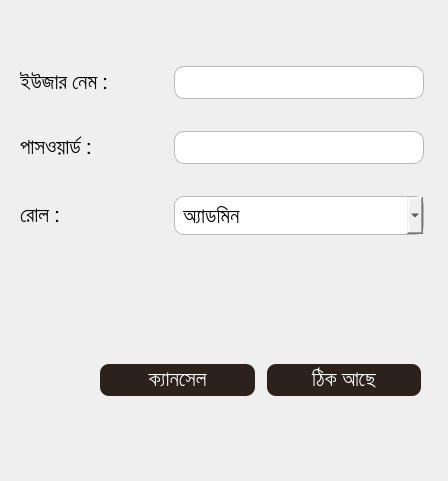
<?xml version="1.0" encoding="UTF-8"?>
<ui version="4.0">
 <class>userForm</class>
 <widget class="QDialog" name="userForm">
  <property name="geometry">
   <rect>
    <x>0</x>
    <y>0</y>
    <width>448</width>
    <height>481</height>
   </rect>
  </property>
  <property name="windowTitle">
   <string>Dialog</string>
  </property>
  <property name="styleSheet">
   <string notr="true">QLineEdit, QDateEdit, QComboBox{border-radius:10px;border:1px solid #B8B8B8;padding:2px;}
QComboBox{padding:5px 8px;border-radius:9px;}
QPushButton{background-color:#2D221B;color:white;padding:5px 8px;border-radius:9px;}</string>
  </property>
  <widget class="QWidget" name="layoutWidget">
   <property name="geometry">
    <rect>
     <x>100</x>
     <y>350</y>
     <width>321</width>
     <height>61</height>
    </rect>
   </property>
   <layout class="QHBoxLayout" name="horizontalLayout_4">
    <property name="spacing">
     <number>12</number>
    </property>
    <item>
     <widget class="QPushButton" name="cancel">
      <property name="font">
       <font>
        <family>SutonnyMJ</family>
        <pointsize>16</pointsize>
       </font>
      </property>
      <property name="cursor">
       <cursorShape>PointingHandCursor</cursorShape>
      </property>
      <property name="text">
       <string>ক্যানসেল</string>
      </property>
     </widget>
    </item>
    <item>
     <widget class="QPushButton" name="done">
      <property name="font">
       <font>
        <family>SutonnyMJ</family>
        <pointsize>16</pointsize>
       </font>
      </property>
      <property name="cursor">
       <cursorShape>PointingHandCursor</cursorShape>
      </property>
      <property name="text">
       <string>ঠিক আছে</string>
      </property>
     </widget>
    </item>
   </layout>
  </widget>
  <widget class="QWidget" name="layoutWidget">
   <property name="geometry">
    <rect>
     <x>20</x>
     <y>40</y>
     <width>404</width>
     <height>221</height>
    </rect>
   </property>
   <layout class="QVBoxLayout" name="verticalLayout">
    <item>
     <layout class="QHBoxLayout" name="horizontalLayout">
      <property name="spacing">
       <number>0</number>
      </property>
      <item>
       <widget class="QLabel" name="label">
        <property name="minimumSize">
         <size>
          <width>150</width>
          <height>0</height>
         </size>
        </property>
        <property name="font">
         <font>
          <family>SutonnyMJ</family>
          <pointsize>16</pointsize>
         </font>
        </property>
        <property name="text">
         <string>ইউজার নেম :</string>
        </property>
       </widget>
      </item>
      <item>
       <widget class="QLineEdit" name="username">
        <property name="minimumSize">
         <size>
          <width>250</width>
          <height>0</height>
         </size>
        </property>
        <property name="maximumSize">
         <size>
          <width>250</width>
          <height>16777215</height>
         </size>
        </property>
        <property name="font">
         <font>
          <family>Arial</family>
          <pointsize>16</pointsize>
         </font>
        </property>
       </widget>
      </item>
     </layout>
    </item>
    <item>
     <layout class="QHBoxLayout" name="horizontalLayout_2">
      <property name="spacing">
       <number>0</number>
      </property>
      <item>
       <widget class="QLabel" name="label_2">
        <property name="minimumSize">
         <size>
          <width>150</width>
          <height>0</height>
         </size>
        </property>
        <property name="font">
         <font>
          <family>SutonnyMJ</family>
          <pointsize>16</pointsize>
         </font>
        </property>
        <property name="text">
         <string>পাসওয়ার্ড :</string>
        </property>
       </widget>
      </item>
      <item>
       <widget class="QLineEdit" name="password">
        <property name="minimumSize">
         <size>
          <width>250</width>
          <height>0</height>
         </size>
        </property>
        <property name="maximumSize">
         <size>
          <width>250</width>
          <height>16777215</height>
         </size>
        </property>
        <property name="font">
         <font>
          <family>Arial</family>
          <pointsize>16</pointsize>
         </font>
        </property>
       </widget>
      </item>
     </layout>
    </item>
    <item>
     <layout class="QHBoxLayout" name="horizontalLayout_3">
      <property name="spacing">
       <number>0</number>
      </property>
      <item>
       <widget class="QLabel" name="label_3">
        <property name="minimumSize">
         <size>
          <width>150</width>
          <height>0</height>
         </size>
        </property>
        <property name="font">
         <font>
          <family>SutonnyMJ</family>
          <pointsize>16</pointsize>
         </font>
        </property>
        <property name="text">
         <string>রোল :</string>
        </property>
       </widget>
      </item>
      <item>
       <widget class="QComboBox" name="role">
        <property name="minimumSize">
         <size>
          <width>250</width>
          <height>0</height>
         </size>
        </property>
        <property name="maximumSize">
         <size>
          <width>250</width>
          <height>16777215</height>
         </size>
        </property>
        <property name="font">
         <font>
          <family>Arial</family>
          <pointsize>16</pointsize>
         </font>
        </property>
        <item>
         <property name="text">
          <string>অ্যাডমিন</string>
         </property>
        </item>
        <item>
         <property name="text">
          <string>এডিটর</string>
         </property>
        </item>
       </widget>
      </item>
     </layout>
    </item>
   </layout>
  </widget>
 </widget>
 <resources/>
 <connections/>
</ui>
